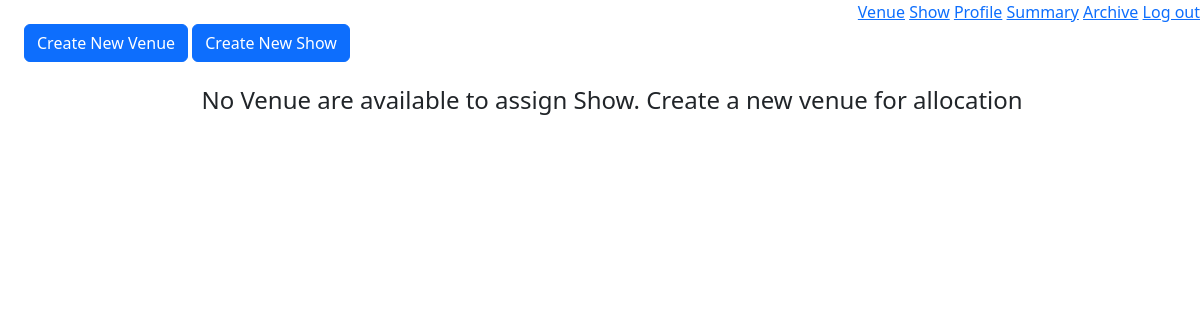
Before: /admin/1/home with the older database file.
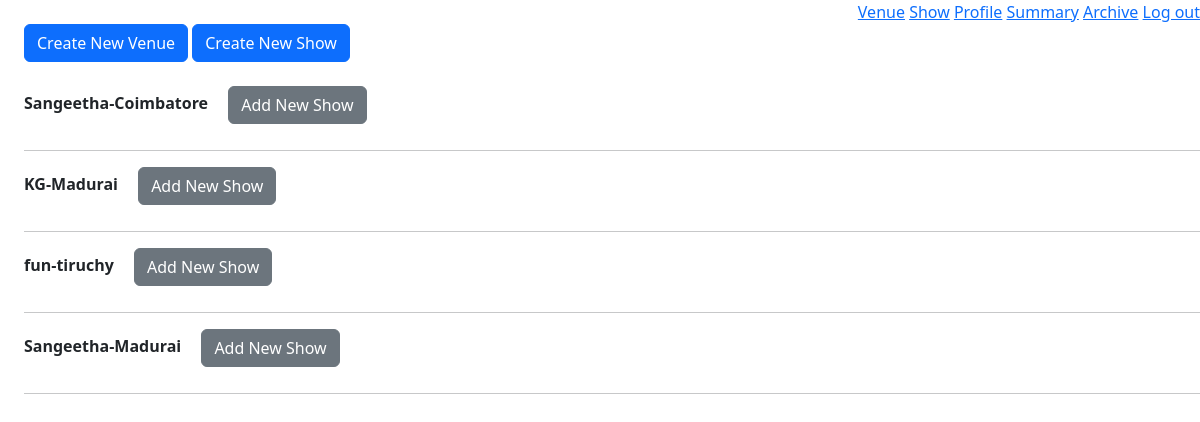
After: the same page with the newer database file.
### models/module.py (models this page shows)
class Venue(db.Model):
    venue_id = db.Column(db.Integer, autoincrement=True, primary_key=True)
    venue_name = db.Column(db.String(), nullable=False)
    place = db.Column(db.String())
    location = db.Column(db.String(), nullable=False)
    max_capacity = db.Column(db.Integer, nullable=False)
    fare2D = db.Column(db.Integer, nullable=False)
    fare3D = db.Column(db.Integer, nullable=False)
    venueShows = db.relationship("Show",
                                 backref="venues",
                                 secondary="show_venue")

### app.py (the view, shortened to what this page needs)
@app.route("/admin/<int:a_id>/home", methods={"GET", "POST"})
def adminHome(a_id):
    v = Venue.query.all()
    list = []
    for e in v:
        allVenueShow = ShowVenue.query.filter(
            ShowVenue.venue_id == e.venue_id, ShowVenue.time > datetime.now()
        ).all()
        eachjson = {}
        eachjson["venue_id"] = e.venue_id
        eachjson["venue_name"] = e.venue_name
        eachjson["place"] = e.place
        eachjson["location"] = e.location
        eachjson["shows"] = []
        list.append(eachjson)
    return render_template("admin/adminHome.html", Venue=list, adminId=a_id)

### templates/admin/adminHome.html (shortened to what this page needs)
<!DOCTYPE html>
<html>
<head>
  <link href="https://cdn.jsdelivr.net/npm/bootstrap@5.3.0-alpha1/dist/css/bootstrap.min.css" rel="stylesheet"
 />
  <link rel="stylesheet" href="https://cdnjs.cloudflare.com/ajax/libs/font-awesome/4.7.0/css/font-awesome.min.css" />
</head>
<body>
  <div style="text-align: right">
    <a href="/admin/{{adminId}}/venue">Venue</a>
    <a href="/admin/{{adminId}}/show">Show</a>
    <a href="/admin/{{adminId}}/profile">Profile</a>
    <a href="/admin/{{adminId}}/summary">Summary</a>
    <a href="/admin/{{adminId}}/archive">Archive</a>
    <a href="/admin/login">Log out</a>
  </div>
  <div style="margin-left: 2%">
    <a href="/admin/{{adminId}}/venue/create" class="btn btn-primary">Create New Venue</a>
    <a href="/admin/{{adminId}}/show/create" class="btn btn-primary">Create New Show</a>
    <br />
    <br />
    {% if Venue|length ==0 %}
    <h4 style="text-align: center;">No Venue are available to assign Show. Create a new venue for allocation</h4>
    {%endif%}
    {%for each in Venue%}
    <b>{{each.venue_name}}-{{each.location}}&emsp;</b>
    <a href="/admin/{{adminId}}/venue/{{each.venue_id}}/allocate" name="add" class="btn btn-secondary">Add New Show</a>
    <hr />
    {%endfor%}
  </div>
</body>
</html>

Changed rows visible on the page:
added Venue: venue_name "Sangeetha", location "Coimbatore"
added Venue: venue_name "KG", location "Madurai"
added Venue: venue_name "fun", location "tiruchy"
added Venue: venue_name "Sangeetha", location "Madurai"
Other visible differences:
text no longer shown: "No Venue are available to assign Show. Create a new venue for allocation"
